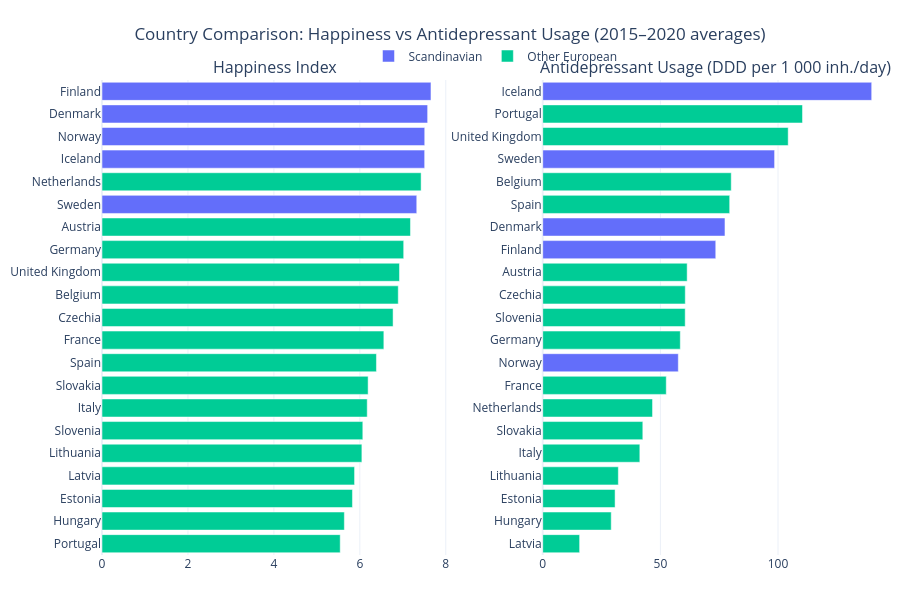

The code cell stored with this chart in its notebook:
### Markdown cell above
### Happiness vs Antidepressant Usage

### Code cell
# Plotly Side-by-Side Bar Chart (replaces the static matplotlib version)
# Happiness (left) vs Antidepressants (right), Scandinavian highlighted
df_country = df[["Country", "Happiness", "Antidepressants"]].copy()
scandinavian_countries = {"Denmark", "Sweden", "Norway", "Finland", "Iceland"}

df_happy_sorted = df_country.sort_values("Happiness", ascending=True)
df_anti_sorted  = df_country.sort_values("Antidepressants", ascending=True)

fig = make_subplots(rows=1, cols=2,
                    subplot_titles=("Happiness Index", "Antidepressant Usage (DDD per 1 000 inh./day)"),
                    shared_yaxes=False, horizontal_spacing=0.12)

fig.add_trace(go.Bar(
    y=df_happy_sorted["Country"],
    x=df_happy_sorted["Happiness"],
    orientation="h",
    marker_color=[cluster_colors[0] if c in scandinavian_countries else cluster_colors[2]
                  for c in df_happy_sorted["Country"]],
    showlegend=False,
), row=1, col=1)

fig.add_trace(go.Bar(
    y=df_anti_sorted["Country"],
    x=df_anti_sorted["Antidepressants"],
    orientation="h",
    marker_color=[cluster_colors[0] if c in scandinavian_countries else cluster_colors[2]
                  for c in df_anti_sorted["Country"]],
    showlegend=False,
), row=1, col=2)

# Manual legend entries
fig.add_trace(go.Bar(y=[None], x=[None], orientation="h",
                     marker_color=cluster_colors[0], name="Scandinavian", showlegend=True))
fig.add_trace(go.Bar(y=[None], x=[None], orientation="h",
                     marker_color=cluster_colors[2], name="Other European", showlegend=True))

fig.update_layout(
    title=dict(text="Country Comparison: Happiness vs Antidepressant Usage (2015–2020 averages)", x=0.5),
    height=600,
    legend=dict(orientation="h", yanchor="bottom", y=1.02, xanchor="center", x=0.5),
    template="plotly_white",
    margin=dict(t=80, b=45, l=10, r=10),
)

os.makedirs("./docs/visualizations", exist_ok=True)
fig.write_html("./docs/visualizations/happiness_vs_antidepressants_bars.html", include_plotlyjs="cdn",
               config={"responsive": True})
print("Saved → ./docs/visualizations/happiness_vs_antidepressants_bars.html")
fig.show()

### Figure 1 — Plotly figure (JSON) as saved in the notebook; plotly's stock layout.template omitted (floating-point values rounded to 4 significant figures)
{"data": [{"marker": {"color": ["#00CC96", "#00CC96", "#00CC96", "#00CC96", "#00CC96", "#00CC96", "#00CC96", "#00CC96", "#00CC96", "#00CC96", "#00CC96", "#00CC96", "#00CC96", "#00CC96", "#00CC96", "#636EFA", "#00CC96", "#636EFA", "#636EFA", "#636EFA", "#636EFA"]}, "orientation": "h", "showlegend": false, "type": "bar", "x": [5.543, 5.64, 5.828, 5.877, 6.048, 6.069, 6.172, 6.193, 6.387, 6.559, 6.774, 6.895, 6.923, 7.021, 7.179, 7.325, 7.426, 7.509, 7.51, 7.578, 7.656], "xaxis": "x", "y": ["Portugal", "Hungary", "Estonia", "Latvia", "Lithuania", "Slovenia", "Italy", "Slovakia", "Spain", "France", "Czechia", "Belgium", "United Kingdom", "Germany", "Austria", "Sweden", "Netherlands", "Iceland", "Norway", "Denmark", "Finland"], "yaxis": "y"}, {"marker": {"color": ["#00CC96", "#00CC96", "#00CC96", "#00CC96", "#00CC96", "#00CC96", "#00CC96", "#00CC96", "#636EFA", "#00CC96", "#00CC96", "#00CC96", "#00CC96", "#636EFA", "#636EFA", "#00CC96", "#00CC96", "#636EFA", "#00CC96", "#00CC96", "#636EFA"]}, "orientation": "h", "showlegend": false, "type": "bar", "x": [15.68, 29.12, 30.75, 32.13, 41.27, 42.53, 46.67, 52.5, 57.62, 58.47, 60.55, 60.58, 61.38, 73.53, 77.45, 79.45, 80.12, 98.53, 104.3, 110.4, 139.8], "xaxis": "x2", "y": ["Latvia", "Hungary", "Estonia", "Lithuania", "Italy", "Slovakia", "Netherlands", "France", "Norway", "Germany", "Slovenia", "Czechia", "Austria", "Finland", "Denmark", "Spain", "Belgium", "Sweden", "United Kingdom", "Portugal", "Iceland"], "yaxis": "y2"}, {"marker": {"color": "#636EFA"}, "name": "Scandinavian", "orientation": "h", "showlegend": true, "type": "bar", "x": [null], "y": [null]}, {"marker": {"color": "#00CC96"}, "name": "Other European", "orientation": "h", "showlegend": true, "type": "bar", "x": [null], "y": [null]}], "layout": {"annotations": [{"font": {"size": 16}, "showarrow": false, "text": "Happiness Index", "x": 0.22, "xanchor": "center", "xref": "paper", "y": 1, "yanchor": "bottom", "yref": "paper"}, {"font": {"size": 16}, "showarrow": false, "text": "Antidepressant Usage (DDD per 1 000 inh./day)", "x": 0.78, "xanchor": "center", "xref": "paper", "y": 1, "yanchor": "bottom", "yref": "paper"}], "height": 600, "legend": {"orientation": "h", "x": 0.5, "xanchor": "center", "y": 1.02, "yanchor": "bottom"}, "margin": {"b": 45, "l": 10, "r": 10, "t": 80}, "title": {"text": "Country Comparison: Happiness vs Antidepressant Usage (2015–2020 averages)", "x": 0.5}, "xaxis": {"anchor": "y", "domain": [0, 0.44]}, "xaxis2": {"anchor": "y2", "domain": [0.56, 1]}, "yaxis": {"anchor": "x", "domain": [0, 1]}, "yaxis2": {"anchor": "x2", "domain": [0, 1]}}}
